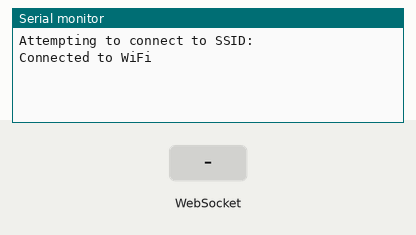
Recording of a sketch running on a simulated Arduino Nano 33 IoT. Parts: the last lines printed to the serial monitor. The test bench sets the inputs (shaded band). WiFi joins after 1.5 s; servers stay silent unless stated.

Above: at 12.7 s.
12.8 s: WebSocket text "1" received
At 14.0 s:
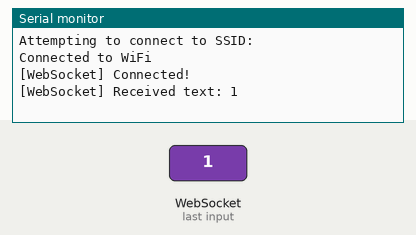
14.3 s: WebSocket text "0" received
At 15.2 s:
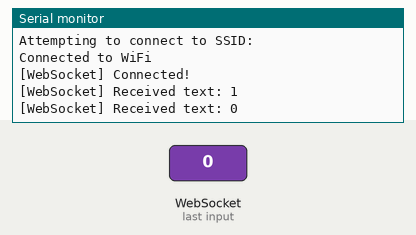
15.8 s: WebSocket text "2" received
At 16.3 s:
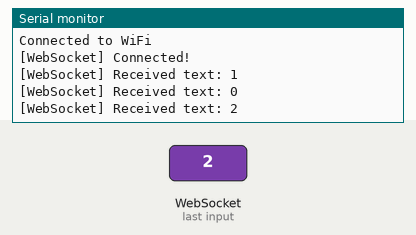

The sketch:

1-local-websockets.ino
```cpp
#include <Arduino.h>
#include <SPI.h> // This library is part of the standard library included in Arduino
#include <WiFiNINA.h> // This library is part of the standard library included in Arduino
#include <WebSocketsClient.h> // This is part of the arduinoWebsockets library, make sure its installed
#include <Arduino_JSON.h> // Make sure to install this library

// Your WiFi network's name
#define WIFI_SSID ""
// The WiFi network's password
#define WIFI_PASS ""
// The IP or URL where the server is running
#define HOST_ADDRESS ""
// The port that the server uses
#define PORT 3000

int status = WL_IDLE_STATUS;
WiFiClient client;           // Initializing a client to communicate through WiFi
WebSocketsClient webSocket;  // Initialize a client to do websocket things

/**
 * WebSocket Event Handler
 * This function handles all the different types of WebSocket events that can occur.
 * Add code in this function per case to add functionality when you receive messages from the server.
 *
 * @param type    The type of WebSocket event (defined by WStype_t enum)
 * @param payload The data received in the event (if any)
 * @param length  The length of the payload data
 *
 * Common scenarios:
 * 1. Initial connection to server
 * 2. Receiving messages from server
 * 3. Connection lost/disconnected
 * 4. Errors in communication
 */
void webSocketEvent(WStype_t type, uint8_t *payload, size_t length) {
  switch (type) {
    case WStype_DISCONNECTED:
      // This event occurs when:
      // - The connection to the server is lost
      // - The server closes the connection
      // - WiFi connection is lost
      Serial.println("[WebSocket] Disconnected!");
      break;

    case WStype_CONNECTED:
      // This event occurs when:
      // - Successfully connected to the WebSocket server
      // - The initial handshake is complete
      // Common uses:
      // - Send initial state or configuration
      // - Request initial data from server
      Serial.println("[WebSocket] Connected!");
      webSocket.sendTXT("Connected");
      break;

    case WStype_TEXT:
      // This event occurs when:
      // - Server sends a text message
      // - Typically JSON data or command strings
      // Example incoming messages:
      // - {"command": "led", "state": "on"}
      // - {"request": "status"}
      Serial.print("[WebSocket] Received text: ");
      Serial.println((char *)payload);

      // Example of handling incoming JSON:
      // JSONVar incoming = JSON.parse((char *)payload);
      // if (JSON.typeof(incoming) == "object") {
      //   if (incoming.hasOwnProperty("command")) {
      //     String command = (const char*) incoming["command"];
      //     // Handle command
      //   }
      // }

      // IMPORTANT: Always validate JSON before processing!
      // Invalid JSON can crash your Arduino
      // if (JSON.typeof(incoming) == "undefined") {
      //   Serial.println("Invalid JSON received");
      //   return;
      // }
      break;

    case WStype_BIN:
      // This event occurs when:
      // - Server sends binary data
      // - Useful for efficient data transfer
      // - Less common in simple applications
      Serial.println("[WebSocket] Received binary data");
      // Example: webSocket.sendBIN(payload, length);
      break;

    case WStype_ERROR:
      // This event occurs when:
      // - Connection errors
      // - Data transmission errors
      // - Protocol errors
      Serial.println("[WebSocket] Error occurred!");
      break;
  }
}

void setup() {
  Serial.begin(115200);

  while (!Serial) {
    // Wait for serial port to connect
    // Note: Only needed for native USB port - the Nano has this
    ;
  }

  // Connect to WiFi network
  while (status != WL_CONNECTED) {
    Serial.print("Attempting to connect to SSID: ");
    Serial.println(WIFI_SSID);
    status = WiFi.begin(WIFI_SSID, WIFI_PASS);

    // Wait 10 seconds between connection attempts
    delay(10000);
  }

  Serial.println("Connected to WiFi");

  // Initialize WebSocket connection
  webSocket.begin(HOST_ADDRESS, PORT);
  webSocket.onEvent(webSocketEvent);     // Register event handler
  webSocket.setReconnectInterval(5000);  // Attempt reconnection every 5 seconds
}

void loop() {
  // Keep the WebSocket connection alive and handle incoming messages
  webSocket.loop();
}
```

Measured:
- after the input at 12.8 s, the serial monitor: prints a new line at once (image 1)
- after the input at 14.3 s, the serial monitor: prints a new line at once (image 2)
- after the input at 15.8 s, the serial monitor: prints a new line at once (image 3)
